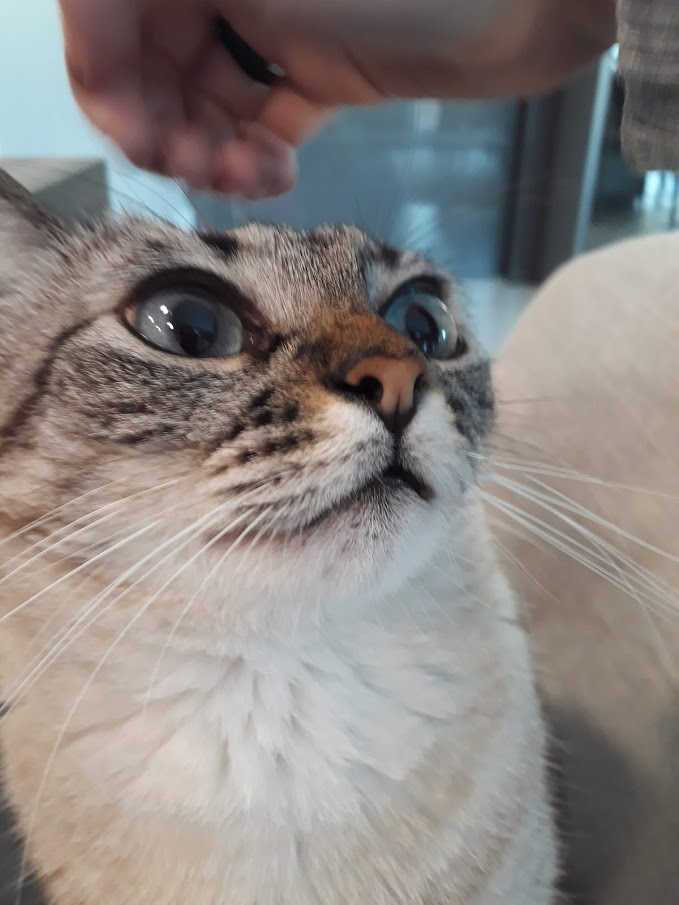
#> input picture Enhance + Preserve/gato.jpg, 679 x 905 px, found by its file name
$ python Trabalho.py
#> lines starting #> are read from the running program, lines starting #| are printed output that depends on the picture
import cv2
img = cv2.imread("gato.JPG", cv2.IMREAD_COLOR)
#> img is the input picture: shape (905, 679, 3); mean B, G, R 128.3, 131.4, 137.3


enhance = cv2.detailEnhance(img)
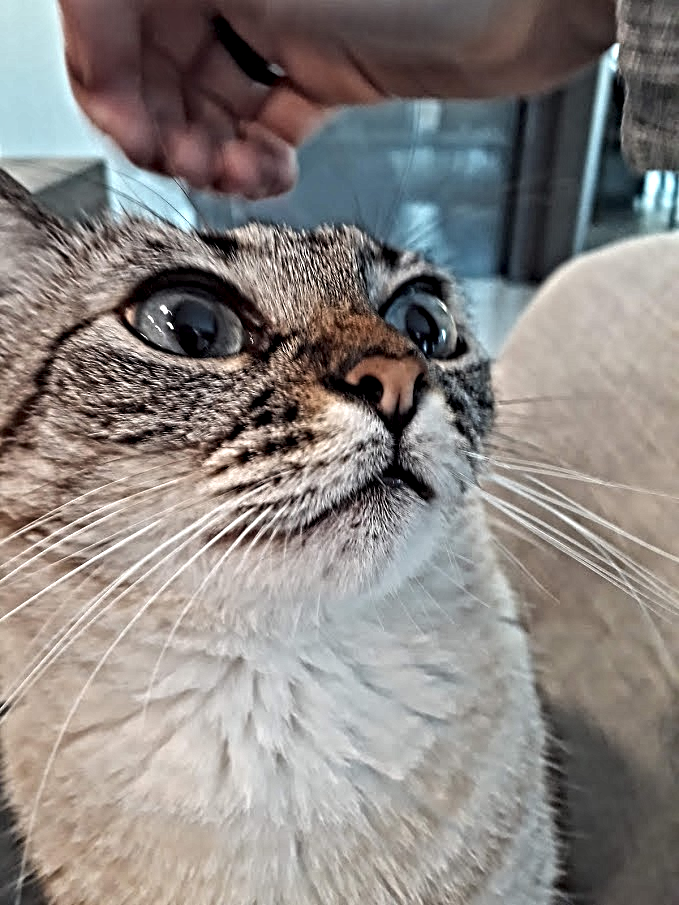
#> enhance: shape (905, 679, 3); mean B, G, R 128.7, 131.9, 137.7
filtered = cv2.edgePreservingFilter(enhance)
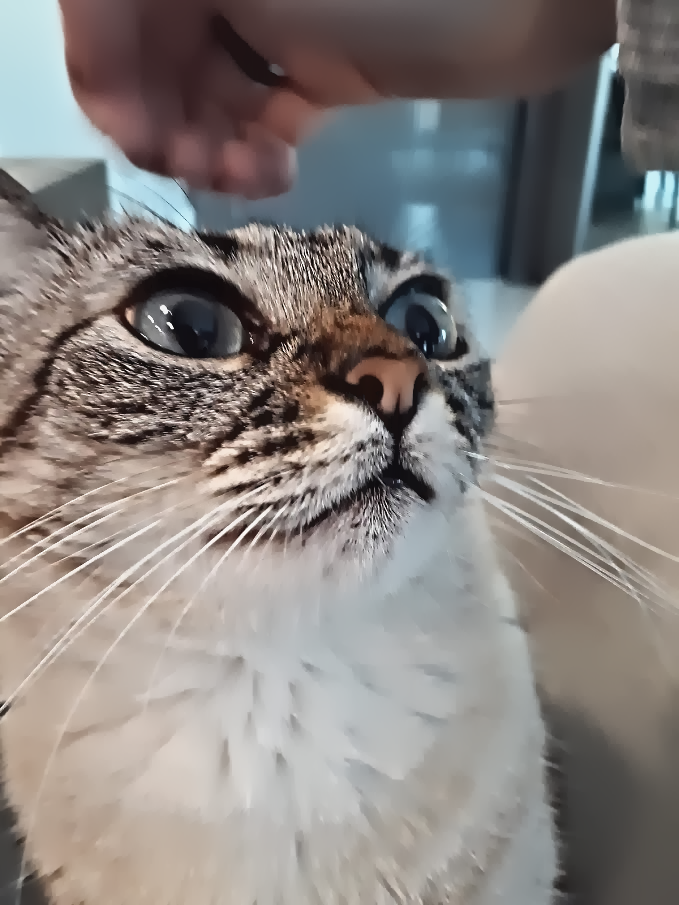
#> filtered: shape (905, 679, 3); mean B, G, R 129, 132.2, 138.1

cv2.imshow('gato', filtered)

cv2.imwrite('gato_novo.JPG', filtered)
print('Imagem Salva no Disco')

cv2.waitKey(0)
cv2.destroyAllWindows()
